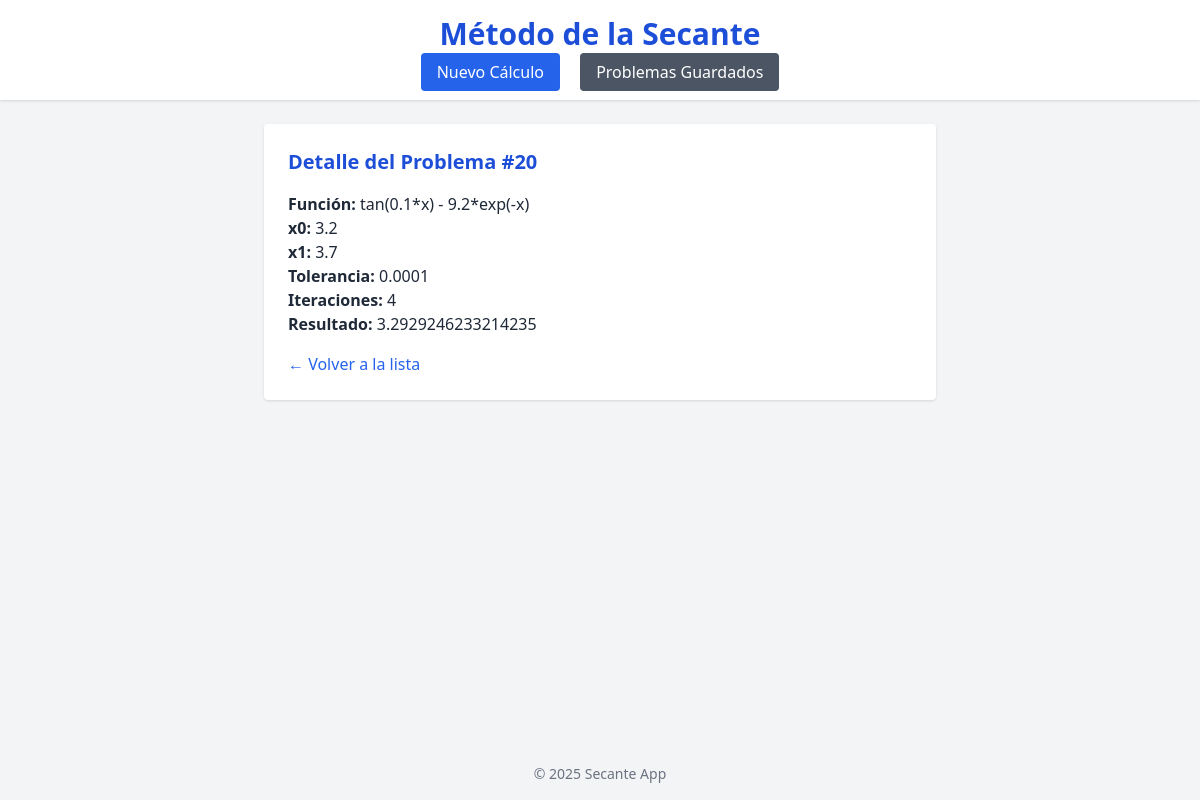
/problema/20/, run on the app's committed database.
### secante_app/models.py (models this page shows, shortened)
class SecanteProblema(models.Model):
    funcion = models.TextField()
    x0 = models.FloatField()
    x1 = models.FloatField()
    tolerancia = models.FloatField()
    max_iteraciones = models.IntegerField()
    resultado = models.FloatField(null=True, blank=True)
    iteraciones = models.IntegerField(null=True, blank=True)
    creado_en = models.DateTimeField(auto_now_add=True)

### secante_app/views.py (the view)
# urls.py: path('problema/<int:pk>/', problema_detail, name='problema_detail'),
def problema_detail(request, pk):
    problema = get_object_or_404(SecanteProblema, pk=pk)
    return render(request, 'secante_app/problema_detail.html', {'problema': problema})

### secante_app/templates/secante_app/problema_detail.html (shortened to what this page needs)
{% extends 'secante_app/base.html' %}
{% block content %}
<div class="max-w-2xl mx-auto bg-white p-6 rounded shadow">
    <h2 class="text-xl font-bold mb-4 text-blue-700">Detalle del Problema #{{ problema.id }}</h2>
    <p><strong>Función:</strong> {{ problema.funcion }}</p>
    <p><strong>x0:</strong> {{ problema.x0 }}</p>
    <p><strong>x1:</strong> {{ problema.x1 }}</p>
    <p><strong>Tolerancia:</strong> {{ problema.tolerancia }}</p>
    <p><strong>Iteraciones:</strong> {{ problema.iteraciones }}</p>
    <p><strong>Resultado:</strong> {{ problema.resultado }}</p>
    <a href="{% url 'problema_list' %}" class="text-blue-600 hover:underline mt-4 inline-block">← Volver a la lista</a>
</div>
{% endblock %}

### data on the page
SecanteProblema: id "20", funcion "tan(0.1*x) - 9.2*exp(-x)", x0 "3.2", x1 "3.7", tolerancia "0.0001", iteraciones "4", resultado "3.2929246233214235"
